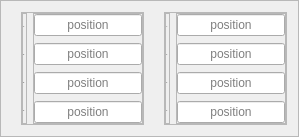
                        <widget class="QFrame" name="frame_56">
                         <property name="frameShape">
                          <enum>QFrame::Shape::StyledPanel</enum>
                         </property>
                         <property name="frameShadow">
                          <enum>QFrame::Shadow::Raised</enum>
                         </property>
                         <layout class="QHBoxLayout" name="horizontalLayout_22">
                          <property name="spacing">
                           <number>20</number>
                          </property>
                          <property name="leftMargin">
                           <number>20</number>
                          </property>
                          <item>
                           <widget class="QFrame" name="frame_57">
                            <property name="frameShape">
                             <enum>QFrame::Shape::StyledPanel</enum>
                            </property>
                            <property name="frameShadow">
                             <enum>QFrame::Shadow::Raised</enum>
                            </property>
                            <layout class="QHBoxLayout" name="horizontalLayout_23">
                             <property name="spacing">
                              <number>6</number>
                             </property>
                             <property name="leftMargin">
                              <number>0</number>
                             </property>
                             <property name="topMargin">
                              <number>0</number>
                             </property>
                             <property name="rightMargin">
                              <number>0</number>
                             </property>
                             <property name="bottomMargin">
                              <number>0</number>
                             </property>
                             <item>
                              <widget class="QFrame" name="frame_58">
                               <property name="sizePolicy">
                                <sizepolicy hsizetype="MinimumExpanding" vsizetype="Preferred">
                                 <horstretch>0</horstretch>
                                 <verstretch>0</verstretch>
                                </sizepolicy>
                               </property>
                               <property name="maximumSize">
                                <size>
                                 <width>40</width>
                                 <height>16777215</height>
                                </size>
                               </property>
                               <property name="frameShape">
                                <enum>QFrame::Shape::StyledPanel</enum>
                               </property>
                               <property name="frameShadow">
                                <enum>QFrame::Shadow::Raised</enum>
                               </property>
                               <layout class="QVBoxLayout" name="verticalLayout_36">
                                <property name="spacing">
                                 <number>7</number>
                                </property>
                                <property name="leftMargin">
                                 <number>0</number>
                                </property>
                                <property name="topMargin">
                                 <number>0</number>
                                </property>
                                <property name="rightMargin">
                                 <number>0</number>
                                </property>
                                <property name="bottomMargin">
                                 <number>0</number>
                                </property>
                                <item>
                                 <widget class="QLabel" name="label_145">
                                  <property name="minimumSize">
                                   <size>
                                    <width>0</width>
                                    <height>18</height>
                                   </size>
                                  </property>
                                  <property name="maximumSize">
                                   <size>
                                    <width>16777215</width>
                                    <height>18</height>
                                   </size>
                                  </property>
                                  <property name="font">
                                   <font>
                                    <family>Yu Gothic UI Semilight</family>
                                    <pointsize>-1</pointsize>
                                   </font>
                                  </property>
                                  <property name="styleSheet">
                                   <string notr="true"/>
                                  </property>
                                  <property name="text">
                                   <string>X1:</string>
                                  </property>
                                 </widget>
                                </item>
                                <item>
                                 <widget class="QLabel" name="label_146">
                                  <property name="minimumSize">
                                   <size>
                                    <width>0</width>
                                    <height>18</height>
                                   </size>
                                  </property>
                                  <property name="maximumSize">
                                   <size>
                                    <width>16777215</width>
                                    <height>18</height>
                                   </size>
                                  </property>
                                  <property name="font">
                                   <font>
                                    <family>Yu Gothic UI Semilight</family>
                                    <pointsize>-1</pointsize>
                                   </font>
                                  </property>
                                  <property name="styleSheet">
                                   <string notr="true"/>
                                  </property>
                                  <property name="text">
                                   <string>X2:</string>
                                  </property>
                                 </widget>
                                </item>
                                <item>
                                 <widget class="QLabel" name="label_147">
                                  <property name="minimumSize">
                                   <size>
                                    <width>0</width>
                                    <height>18</height>
                                   </size>
                                  </property>
                                  <property name="maximumSize">
                                   <size>
                                    <width>16777215</width>
                                    <height>18</height>
                                   </size>
                                  </property>
                                  <property name="font">
                                   <font>
                                    <family>Yu Gothic UI Semilight</family>
                                    <pointsize>-1</pointsize>
                                   </font>
                                  </property>
                                  <property name="styleSheet">
                                   <string notr="true"/>
                                  </property>
                                  <property name="text">
                                   <string>X3:</string>
                                  </property>
                                 </widget>
                                </item>
                                <item>
                                 <widget class="QLabel" name="label_148">
                                  <property name="minimumSize">
                                   <size>
                                    <width>0</width>
                                    <height>18</height>
                                   </size>
                                  </property>
                                  <property name="maximumSize">
                                   <size>
                                    <width>16777215</width>
                                    <height>18</height>
                                   </size>
                                  </property>
                                  <property name="font">
                                   <font>
                                    <family>Yu Gothic UI Semilight</family>
                                    <pointsize>-1</pointsize>
                                   </font>
                                  </property>
                                  <property name="styleSheet">
                                   <string notr="true"/>
                                  </property>
                                  <property name="text">
                                   <string>X4:</string>
                                  </property>
                                 </widget>
                                </item>
                               </layout>
                              </widget>
                             </item>
                             <item>
                              <widget class="QFrame" name="frame_59">
                               <property name="sizePolicy">
                                <sizepolicy hsizetype="MinimumExpanding" vsizetype="Preferred">
                                 <horstretch>0</horstretch>
                                 <verstretch>0</verstretch>
                                </sizepolicy>
                               </property>
                               <property name="maximumSize">
                                <size>
                                 <width>120</width>
                                 <height>16777215</height>
                                </size>
                               </property>
                               <property name="frameShape">
                                <enum>QFrame::Shape::StyledPanel</enum>
                               </property>
                               <property name="frameShadow">
                                <enum>QFrame::Shadow::Raised</enum>
                               </property>
                               <layout class="QVBoxLayout" name="verticalLayout_37">
                                <property name="spacing">
                                 <number>7</number>
                                </property>
                                <property name="leftMargin">
                                 <number>0</number>
                                </property>
                                <property name="topMargin">
                                 <number>0</number>
                                </property>
                                <property name="rightMargin">
                                 <number>0</number>
                                </property>
                                <property name="bottomMargin">
                                 <number>0</number>
                                </property>
                                <item>
                                 <widget class="QLineEdit" name="eulerianPartitionX1">
                                  <property name="minimumSize">
                                   <size>
                                    <width>0</width>
                                    <height>18</height>
                                   </size>
                                  </property>
                                  <property name="maximumSize">
                                   <size>
                                    <width>16777215</width>
                                    <height>16777215</height>
                                   </size>
                                  </property>
                                  <property name="text">
                                   <string/>
                                  </property>
                                  <property name="alignment">
                                   <set>Qt::AlignmentFlag::AlignCenter</set>
                                  </property>
                                  <property name="placeholderText">
                                   <string>position</string>
                                  </property>
                                 </widget>
                                </item>
                                <item>
                                 <widget class="QLineEdit" name="eulerianPartitionX2">
                                  <property name="minimumSize">
                                   <size>
                                    <width>0</width>
                                    <height>18</height>
                                   </size>
                                  </property>
                                  <property name="maximumSize">
                                   <size>
                                    <width>16777215</width>
                                    <height>16777215</height>
                                   </size>
                                  </property>
                                  <property name="text">
                                   <string/>
                                  </property>
                                  <property name="alignment">
                                   <set>Qt::AlignmentFlag::AlignCenter</set>
                                  </property>
                                  <property name="placeholderText">
                                   <string>position</string>
                                  </property>
                                 </widget>
                                </item>
                                <item>
                                 <widget class="QLineEdit" name="eulerianPartitionX3">
                                  <property name="minimumSize">
                                   <size>
                                    <width>0</width>
                                    <height>18</height>
                                   </size>
                                  </property>
                                  <property name="maximumSize">
                                   <size>
                                    <width>16777215</width>
                                    <height>16777215</height>
                                   </size>
                                  </property>
                                  <property name="text">
                                   <string/>
                                  </property>
                                  <property name="alignment">
                                   <set>Qt::AlignmentFlag::AlignCenter</set>
                                  </property>
                                  <property name="placeholderText">
                                   <string>position</string>
                                  </property>
                                 </widget>
                                </item>
                                <item>
                                 <widget class="QLineEdit" name="eulerianPartitionX4">
                                  <property name="minimumSize">
                                   <size>
                                    <width>0</width>
                                    <height>18</height>
                                   </size>
                                  </property>
                                  <property name="maximumSize">
                                   <size>
                                    <width>16777215</width>
                                    <height>16777215</height>
                                   </size>
                                  </property>
                                  <property name="text">
                                   <string/>
                                  </property>
                                  <property name="alignment">
                                   <set>Qt::AlignmentFlag::AlignCenter</set>
                                  </property>
                                  <property name="placeholderText">
                                   <string>position</string>
                                  </property>
                                 </widget>
                                </item>
                               </layout>
                              </widget>
                             </item>
                            </layout>
                           </widget>
                          </item>
                          <item>
                           <widget class="QFrame" name="frame_60">
                            <property name="frameShape">
                             <enum>QFrame::Shape::StyledPanel</enum>
                            </property>
                            <property name="frameShadow">
                             <enum>QFrame::Shadow::Raised</enum>
                            </property>
                            <layout class="QHBoxLayout" name="horizontalLayout_25">
                             <property name="spacing">
                              <number>6</number>
                             </property>
                             <property name="leftMargin">
                              <number>0</number>
                             </property>
                             <property name="topMargin">
                              <number>0</number>
                             </property>
                             <property name="rightMargin">
                              <number>0</number>
                             </property>
                             <property name="bottomMargin">
                              <number>0</number>
                             </property>
                             <item>
                              <widget class="QFrame" name="frame_61">
                               <property name="sizePolicy">
                                <sizepolicy hsizetype="MinimumExpanding" vsizetype="Preferred">
                                 <horstretch>0</horstretch>
                                 <verstretch>0</verstretch>
                                </sizepolicy>
                               </property>
                               <property name="maximumSize">
                                <size>
                                 <width>40</width>
                                 <height>16777215</height>
                                </size>
                               </property>
                               <property name="frameShape">
                                <enum>QFrame::Shape::StyledPanel</enum>
                               </property>
                               <property name="frameShadow">
                                <enum>QFrame::Shadow::Raised</enum>
                               </property>
                               <layout class="QVBoxLayout" name="verticalLayout_38">
                                <property name="spacing">
                                 <number>7</number>
                                </property>
                                <property name="leftMargin">
                                 <number>0</number>
                                </property>
                                <property name="topMargin">
                                 <number>0</number>
                                </property>
                                <property name="rightMargin">
                                 <number>0</number>
                                </property>
                                <property name="bottomMargin">
                                 <number>0</number>
                                </property>
                                <item>
                                 <widget class="QLabel" name="label_149">
                                  <property name="minimumSize">
                                   <size>
                                    <width>0</width>
                                    <height>18</height>
                                   </size>
                                  </property>
                                  <property name="maximumSize">
                                   <size>
                                    <width>16777215</width>
                                    <height>18</height>
                                   </size>
                                  </property>
                                  <property name="font">
                                   <font>
                                    <family>Yu Gothic UI Semilight</family>
                                    <pointsize>-1</pointsize>
                                   </font>
                                  </property>
                                  <property name="styleSheet">
                                   <string notr="true"/>
                                  </property>
                                  <property name="text">
                                   <string>Y1:</string>
                                  </property>
                                 </widget>
                                </item>
                                <item>
                                 <widget class="QLabel" name="label_150">
                                  <property name="minimumSize">
                                   <size>
                                    <width>0</width>
                                    <height>18</height>
                                   </size>
                                  </property>
                                  <property name="maximumSize">
                                   <size>
                                    <width>16777215</width>
                                    <height>18</height>
                                   </size>
                                  </property>
                                  <property name="font">
                                   <font>
                                    <family>Yu Gothic UI Semilight</family>
                                    <pointsize>-1</pointsize>
                                   </font>
                                  </property>
                                  <property name="styleSheet">
                                   <string notr="true"/>
                                  </property>
                                  <property name="text">
                                   <string>Y2:</string>
                                  </property>
                                 </widget>
                                </item>
                                <item>
                                 <widget class="QLabel" name="label_151">
                                  <property name="minimumSize">
                                   <size>
                                    <width>0</width>
                                    <height>18</height>
                                   </size>
                                  </property>
                                  <property name="maximumSize">
                                   <size>
                                    <width>16777215</width>
                                    <height>18</height>
                                   </size>
                                  </property>
                                  <property name="font">
                                   <font>
                                    <family>Yu Gothic UI Semilight</family>
                                    <pointsize>-1</pointsize>
                                   </font>
                                  </property>
                                  <property name="styleSheet">
                                   <string notr="true"/>
                                  </property>
                                  <property name="text">
                                   <string>Y3:</string>
                                  </property>
                                 </widget>
                                </item>
                                <item>
                                 <widget class="QLabel" name="label_152">
                                  <property name="minimumSize">
                                   <size>
                                    <width>0</width>
                                    <height>18</height>
                                   </size>
                                  </property>
                                  <property name="maximumSize">
                                   <size>
                                    <width>16777215</width>
                                    <height>18</height>
                                   </size>
                                  </property>
                                  <property name="font">
                                   <font>
                                    <family>Yu Gothic UI Semilight</family>
                                    <pointsize>-1</pointsize>
                                   </font>
                                  </property>
                                  <property name="styleSheet">
                                   <string notr="true"/>
                                  </property>
                                  <property name="text">
                                   <string>Y4:</string>
                                  </property>
                                 </widget>
                                </item>
                               </layout>
                              </widget>
                             </item>
                             <item>
                              <widget class="QFrame" name="frame_62">
                               <property name="sizePolicy">
                                <sizepolicy hsizetype="MinimumExpanding" vsizetype="Preferred">
                                 <horstretch>0</horstretch>
                                 <verstretch>0</verstretch>
                                </sizepolicy>
                               </property>
                               <property name="maximumSize">
                                <size>
                                 <width>120</width>
                                 <height>16777215</height>
                                </size>
                               </property>
                               <property name="frameShape">
                                <enum>QFrame::Shape::StyledPanel</enum>
                               </property>
                               <property name="frameShadow">
                                <enum>QFrame::Shadow::Raised</enum>
                               </property>
                               <layout class="QVBoxLayout" name="verticalLayout_39">
                                <property name="spacing">
                                 <number>7</number>
                                </property>
                                <property name="leftMargin">
                                 <number>0</number>
                                </property>
                                <property name="topMargin">
                                 <number>0</number>
                                </property>
                                <property name="rightMargin">
                                 <number>0</number>
                                </property>
                                <property name="bottomMargin">
                                 <number>0</number>
                                </property>
                                <item>
                                 <widget class="QLineEdit" name="eulerianPartitionY1">
                                  <property name="minimumSize">
                                   <size>
                                    <width>0</width>
                                    <height>18</height>
                                   </size>
                                  </property>
                                  <property name="maximumSize">
                                   <size>
                                    <width>16777215</width>
                                    <height>16777215</height>
                                   </size>
                                  </property>
                                  <property name="text">
                                   <string/>
                                  </property>
                                  <property name="alignment">
                                   <set>Qt::AlignmentFlag::AlignCenter</set>
                                  </property>
                                  <property name="placeholderText">
                                   <string>position</string>
                                  </property>
                                 </widget>
                                </item>
                                <item>
                                 <widget class="QLineEdit" name="eulerianPartitionY2">
                                  <property name="minimumSize">
                                   <size>
                                    <width>0</width>
                                    <height>18</height>
                                   </size>
                                  </property>
                                  <property name="maximumSize">
                                   <size>
                                    <width>16777215</width>
                                    <height>16777215</height>
                                   </size>
                                  </property>
                                  <property name="text">
                                   <string/>
                                  </property>
                                  <property name="alignment">
                                   <set>Qt::AlignmentFlag::AlignCenter</set>
                                  </property>
                                  <property name="placeholderText">
                                   <string>position</string>
                                  </property>
                                 </widget>
                                </item>
                                <item>
                                 <widget class="QLineEdit" name="eulerianPartitionY3">
                                  <property name="minimumSize">
                                   <size>
                                    <width>0</width>
                                    <height>18</height>
                                   </size>
                                  </property>
                                  <property name="maximumSize">
                                   <size>
                                    <width>16777215</width>
                                    <height>16777215</height>
                                   </size>
                                  </property>
                                  <property name="text">
                                   <string/>
                                  </property>
                                  <property name="alignment">
                                   <set>Qt::AlignmentFlag::AlignCenter</set>
                                  </property>
                                  <property name="placeholderText">
                                   <string>position</string>
                                  </property>
                                 </widget>
                                </item>
                                <item>
                                 <widget class="QLineEdit" name="eulerianPartitionY4">
                                  <property name="minimumSize">
                                   <size>
                                    <width>0</width>
                                    <height>18</height>
                                   </size>
                                  </property>
                                  <property name="maximumSize">
                                   <size>
                                    <width>16777215</width>
                                    <height>16777215</height>
                                   </size>
                                  </property>
                                  <property name="text">
                                   <string/>
                                  </property>
                                  <property name="alignment">
                                   <set>Qt::AlignmentFlag::AlignCenter</set>
                                  </property>
                                  <property name="placeholderText">
                                   <string>position</string>
                                  </property>
                                 </widget>
                                </item>
                               </layout>
                              </widget>
                             </item>
                            </layout>
                           </widget>
                          </item>
                         </layout>
                        </widget>
